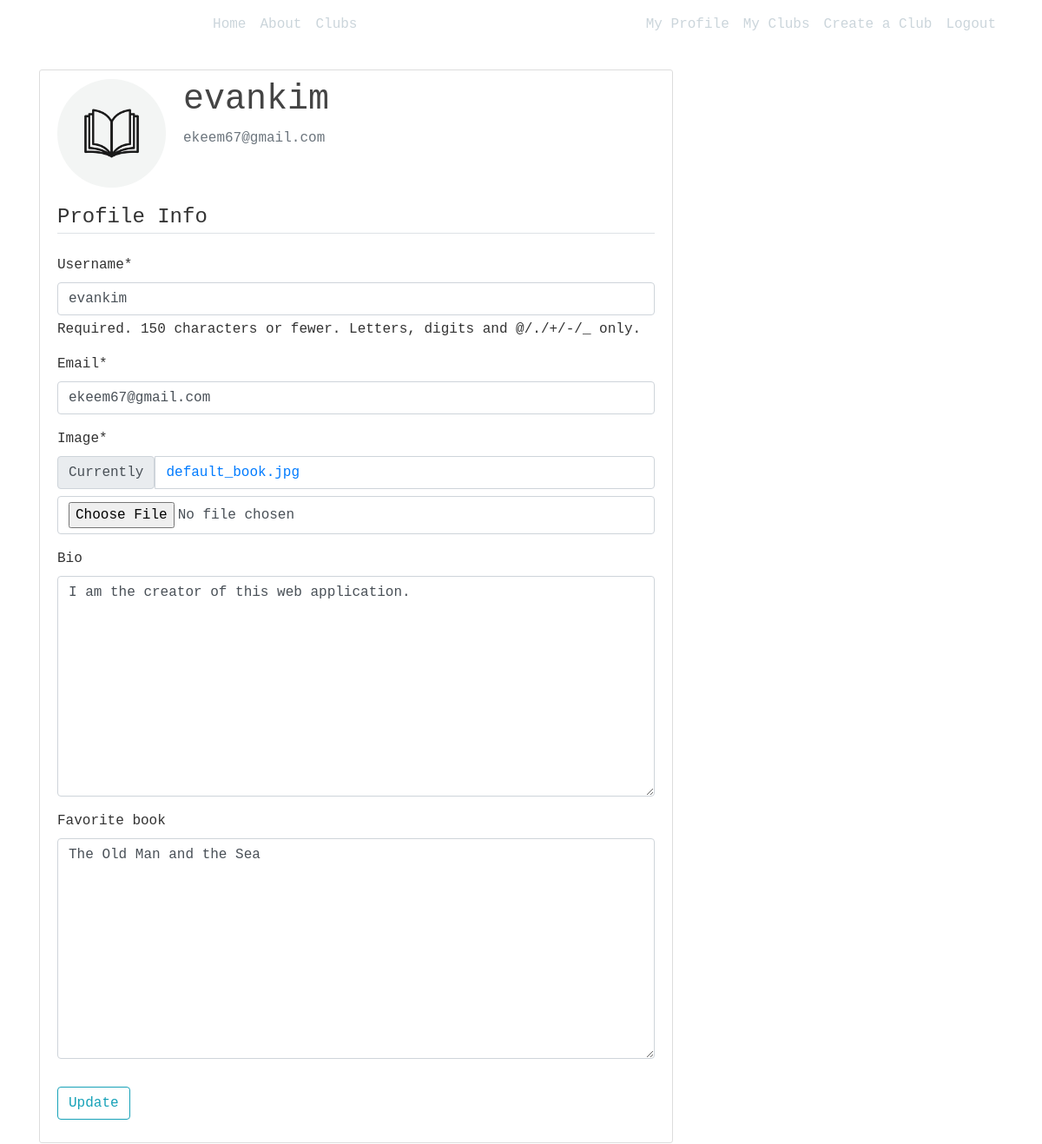
/update-profile/ (signed in), run on the app's committed database.
### users/models.py (models this page shows, shortened)
class Profile(models.Model):
    user = models.OneToOneField(User, on_delete=models.CASCADE)
    image = models.ImageField(default='default_book.jpg', upload_to='profile_pics')
    bio = models.TextField(default="There isn't much here...", blank=True)
    favorite_book = models.TextField(blank=True)
    club = models.ManyToManyField(Club)

### users/views.py (the view)
# urls.py: path('update-profile/', user_views.update_profile, name="update-profile"),
@login_required
def update_profile(request):
    if request.method == 'POST':
        u_form = UserUpdateForm(request.POST, instance=request.user)
        p_form = ProfileUpdateForm(request.POST, request.FILES, instance=request.user.profile)
        if u_form.is_valid() and p_form.is_valid():
            u_form.save()
            p_form.save()
            messages.success(request, f'Profile updated!')
            return redirect('profile')
    else:
        u_form = UserUpdateForm(instance=request.user)
        p_form = ProfileUpdateForm(instance=request.user.profile)
    context = {
        'u_form': u_form,
        'p_form': p_form,
    }
    return render(request, 'users/update_profile.html', context)

### users/forms.py
class UserUpdateForm(forms.ModelForm):
    email = forms.EmailField()
    class Meta:
        model = User
        fields = ['username', 'email']

class ProfileUpdateForm(forms.ModelForm):
    class Meta:
        model = Profile
        fields = ['image', 'bio', 'favorite_book']

### users/templates/users/update_profile.html (shortened to what this page needs)
{% extends "blog/base.html" %}
{% load crispy_forms_tags %}
{% block content %}
    <div class="content-section">
        <div class="media">
            <img class="rounded-circle account-img" src="{{ user.profile.image.url }}">
            <div class="media-body">
                <h2 class="account-heading">{{ user.username }}</h2>
                <p class="text-secondary">{{ user.email }}</p>
            </div>
        </div>
        <form method="POST" enctype="multipart/form-data">
            <fieldset class="form-group">
                <legend class="border-bottom mb-4">Profile Info</legend>
                {{ u_form|crispy }}
                {{ p_form|crispy }}
            </fieldset>
            <div class="form-group">
                <button class="btn btn-outline-info" type="submit">Update</button>
            </div>
        </form>
    </div>
{% endblock content %}

### blog/static/blog/main.css (style rules this page uses)
body { background: #fafafa; color: #333333; margin-top: 5rem; }
h1, h2, h3, h4, h5, h6 { color: #444444; }
.content-section { background: #ffffff; padding: 10px 20px; border: 1px solid #dddddd; border-radius: 3px; margin-bottom: 20px; }
.account-img { height: 125px; width: 125px; margin-right: 20px; margin-bottom: 16px; }
.account-heading { font-size: 2.5rem; }

### data on the page
Profile: bio "I am the creator of this web application.", favorite_book "The Old Man and the Sea"

### other printed values
{{ user.username }} "evankim"
{{ user.email }} "ekeem67@gmail.com"
